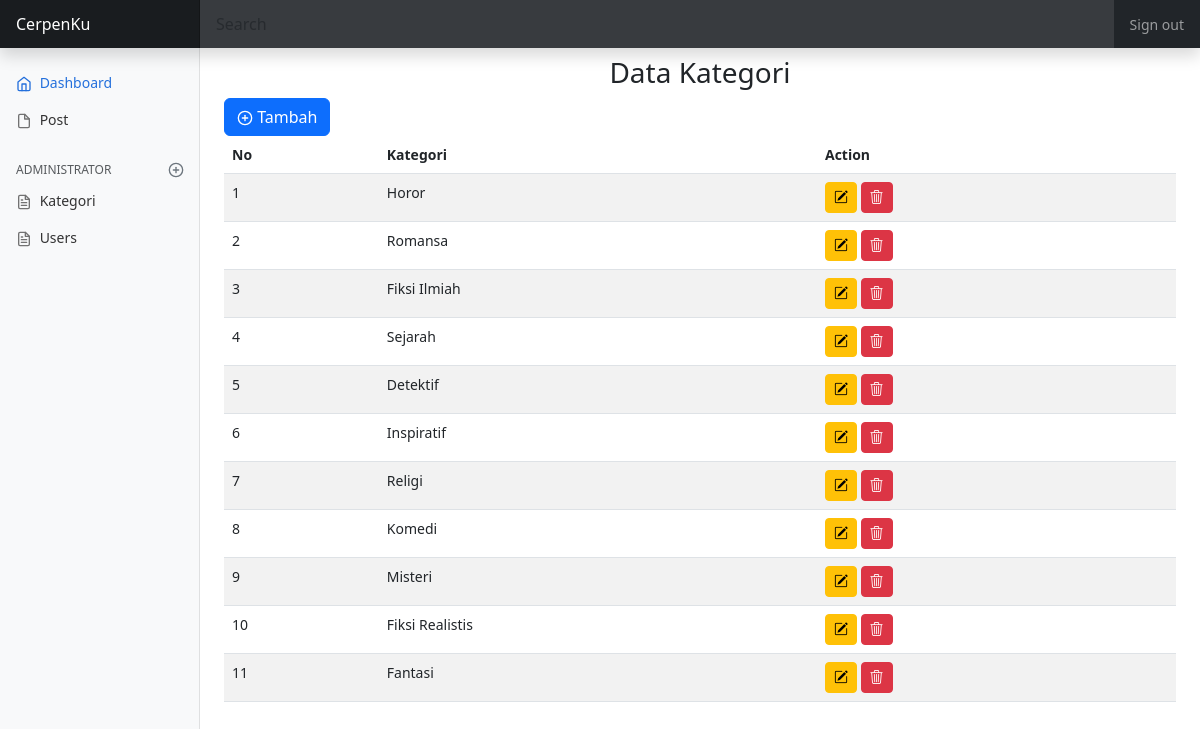
The page /index.php?folder_admin=kategori-crud&file=index (signed in) on the database its author committed.
### tables this page shows
CREATE TABLE `tb_kategori` (
  `id_kategori` int(11) NOT NULL,
  `nama_kategori` varchar(100) NOT NULL
);

### config/fungsi-crud.php (called while the page is built, shortened)
<?php
function koneksi()
{
    $hostName = "localhost";
    $userName = "root";
    $password = "";
    $dbName = "blogcerpen";
    $port = "3306";
    return $conn = mysqli_connect($hostName, $userName, $password, $dbName, $port);
}
function query($sql)
{
    return mysqli_query(koneksi(), $sql);
}
function get_all_data($table, $where = "", $order = "", $limit = "")
{
    $data = [];
    $sql = "SELECT * FROM $table $where $order $limit";
    $query = query($sql);
    while ($list_data = mysqli_fetch_assoc($query)) {
        $data[] = $list_data;
    }
    return $data;
}

### views/admin/kategori-crud/index.php (the view, shortened to what this page needs)
<div class="row mt-2">
    <h3 class="text-center">Data Kategori</h3>
    <div class="col-lg-8 col-md-4 col-sm-4 col-4">
        <a href="<?= URL_ADMIN . 'kategori-crud&file=create' ?>" class="btn btn-primary"><span data-feather="plus-circle"></span>
            Tambah</a>
    </div>
</div>
<div class="row">
    <div class="col-lg-12">
        <div class="table-responsive-lg">
            <table class="table table-striped table-hover">
                <thead>
                    <tr>
                        <th scope="col">No</th>
                        <th scope="col">Kategori</th>
                        <th scope="col">Action</th>
                    </tr>
                </thead>
                <tbody>
                    <?php
                    $list_posts = get_all_data($table = "tb_kategori", $order = "ORDER BY id_kategori");
                    $no_post = 0;
                    foreach ($list_posts as $item) {
                        $no_post++;
                    ?>
                        <tr class="">
                            <td scope="row"><?= $no_post ?></td>
                            <td><?= $item['nama_kategori'] ?></td>
                            <td>
                                <a href="<?= URL_ADMIN . "kategori-crud&file=update&id_kategori= " . $item['id_kategori']
                                            ?>"><button type="button" class="btn btn-warning btn-sm"><i class="bi bi-pencil-square"></i></button></a>
                                <form action="<?= URL_ADMIN . 'kategori-crud&file=delete' ?>" method="post" style="display: inline;">
                                    <button type="submit" class="btn btn-danger btn-sm" onclick="return confirm('Apakah anda yakin ingin menghapus data?')">
                                        <i class="bi bi-trash3"></i></button>
                                </form>
                            </td>
                        </tr>
                    <?php
                    }
                    ?>
                </tbody>
            </table>
        </div>
    </div>
</div>

### css/dashboard.css (style rules this page uses)
body { font-size: .875rem; }
.feather { width: 16px; height: 16px; }

### rows shown on the page
tb_kategori: nama_kategori "Horor"
tb_kategori: nama_kategori "Romansa"
tb_kategori: nama_kategori "Fiksi Ilmiah"
tb_kategori: nama_kategori "Sejarah"
tb_kategori: nama_kategori "Detektif"
tb_kategori: nama_kategori "Inspiratif"
tb_kategori: nama_kategori "Religi"
tb_kategori: nama_kategori "Komedi"
tb_kategori: nama_kategori "Misteri"
tb_kategori: nama_kategori "Fiksi Realistis"
tb_kategori: nama_kategori "Fantasi"
